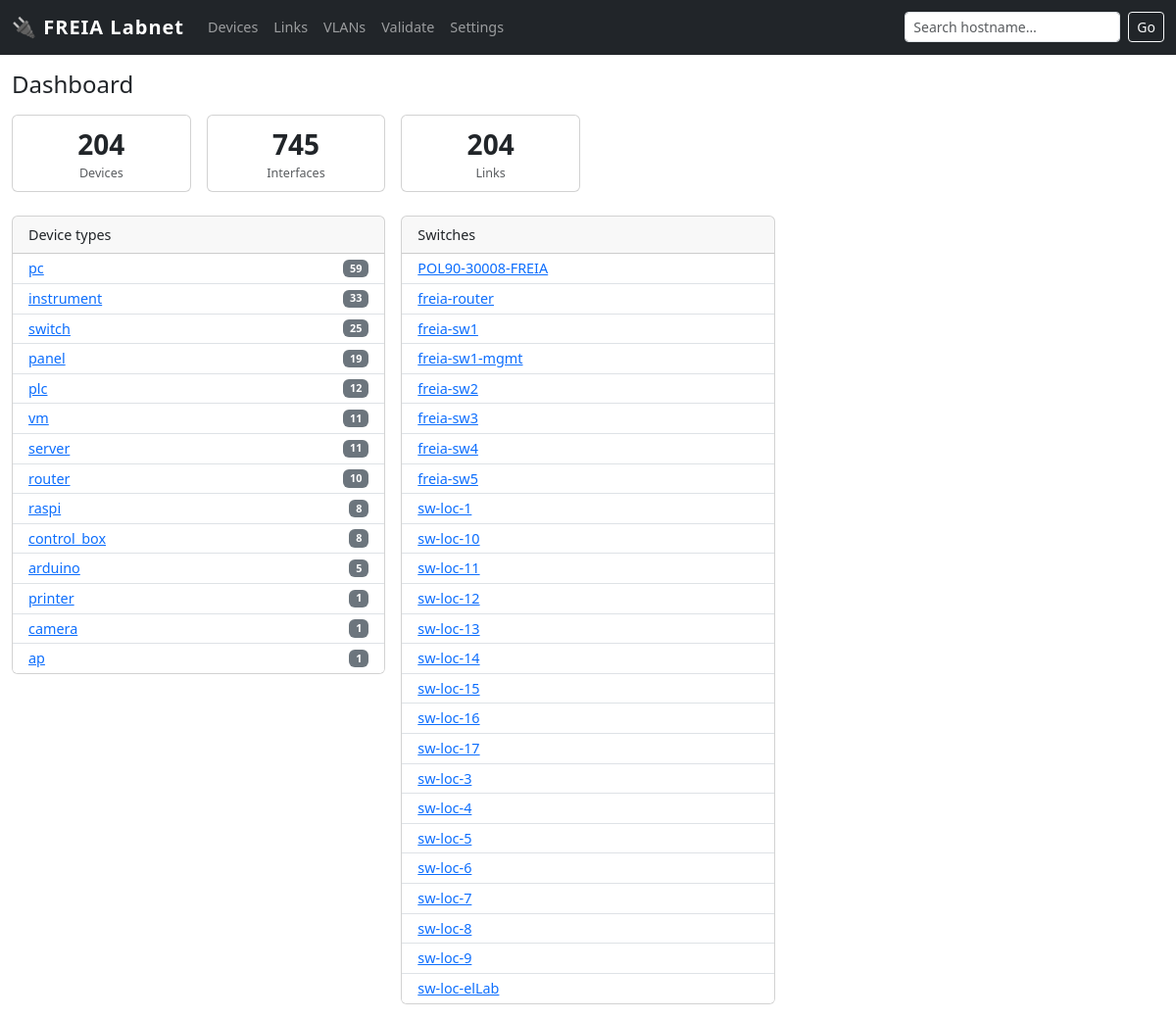
Before: / with the older database file.
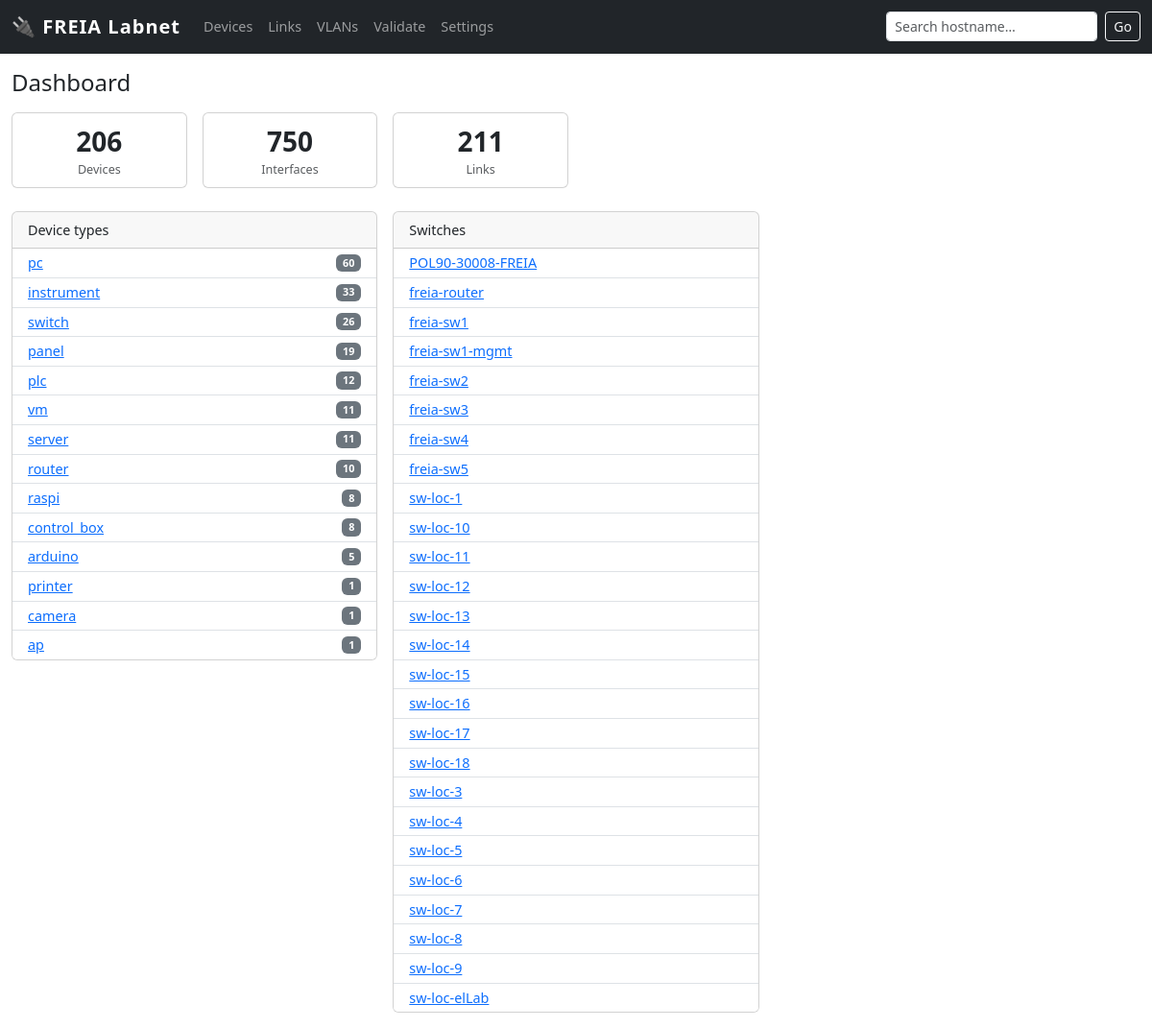
After: the same page with the newer database file.
### tables this page shows
CREATE TABLE "device" (
    id INTEGER PRIMARY KEY,
    hostname TEXT UNIQUE,
    kind TEXT NOT NULL,
    vendor_model TEXT,
    os TEXT,
    serial TEXT,
    location_id INTEGER REFERENCES location(id),
    owner TEXT,
    purpose TEXT,
    status TEXT NOT NULL DEFAULT 'active' CHECK(status IN (
        'active','spare','loan','disconnected','retired','planned'
    )),
    notes TEXT,
    vm_host_id INTEGER REFERENCES device(id)
);

### app.py (the view)
@app.route('/')
def index():
    counts = {r['kind']: r['cnt'] for r in query(
        "SELECT kind, COUNT(*) as cnt FROM device GROUP BY kind ORDER BY cnt DESC")}
    totals = query(
        "SELECT COUNT(*) as devices FROM device")[0]['devices']
    ifaces  = query("SELECT COUNT(*) as n FROM iface")[0]['n']
    links   = query("SELECT COUNT(*) as n FROM link")[0]['n']
    switches = query(
        "SELECT hostname FROM device WHERE kind='switch' ORDER BY hostname")
    return render_template('index.html',
        counts=counts, totals=totals, ifaces=ifaces, links=links,
        switches=switches)

### app.py (called while the page is built)
def get_db():
    db = getattr(g, '_database', None)
    if db is None:
        db = g._database = sqlite3.connect(LABNET_PATH)
        db.row_factory = sqlite3.Row
        db.execute('PRAGMA foreign_keys = ON')
    return db

def query(sql, args=(), one=False):
    cur = get_db().execute(sql, args)
    rv = cur.fetchall()
    return (rv[0] if rv else None) if one else rv

### templates/index.html (shortened to what this page needs)
{% extends "base.html" %}
{% block content %}
<h4 class="mb-3">Dashboard</h4>
<div class="row g-3 mb-4">
  <div class="col-sm-4 col-md-2">
    <div class="card text-center">
      <div class="card-body py-2">
        <div class="fs-3 fw-bold">{{ totals }}</div>
        <div class="text-muted small">Devices</div>
      </div>
    </div>
  </div>
  <div class="col-sm-4 col-md-2">
    <div class="card text-center">
      <div class="card-body py-2">
        <div class="fs-3 fw-bold">{{ ifaces }}</div>
        <div class="text-muted small">Interfaces</div>
      </div>
    </div>
  </div>
  <div class="col-sm-4 col-md-2">
    <div class="card text-center">
      <div class="card-body py-2">
        <div class="fs-3 fw-bold">{{ links }}</div>
        <div class="text-muted small">Links</div>
      </div>
    </div>
  </div>
</div>
<div class="row g-3">
  <div class="col-md-4">
    <div class="card">
      <div class="card-header">Device types</div>
      <ul class="list-group list-group-flush">
        {% for kind, cnt in counts.items() %}
        <li class="list-group-item d-flex justify-content-between align-items-center py-1">
          <a href="/devices?kind={{ kind }}">{{ kind }}</a>
          <span class="badge bg-secondary">{{ cnt }}</span>
        </li>
        {% endfor %}
      </ul>
    </div>
  </div>
  <div class="col-md-4">
    <div class="card">
      <div class="card-header">Switches</div>
      <ul class="list-group list-group-flush">
        {% for sw in switches %}
        <li class="list-group-item py-1">
          <a href="/switch/{{ sw['hostname'] }}">{{ sw['hostname'] }}</a>
        </li>
        {% endfor %}
      </ul>
    </div>
  </div>
</div>
{% endblock %}

Changed rows visible on the page:
added device: hostname "sw-loc-18"
Other visible differences:
{{ totals }}: "204" → "206"
{{ ifaces }}: "745" → "750"
{{ links }}: "204" → "211"
new list line: "pc 60"
new list line: "switch 26"
list line gone: "pc 59"
list line gone: "switch 25"
